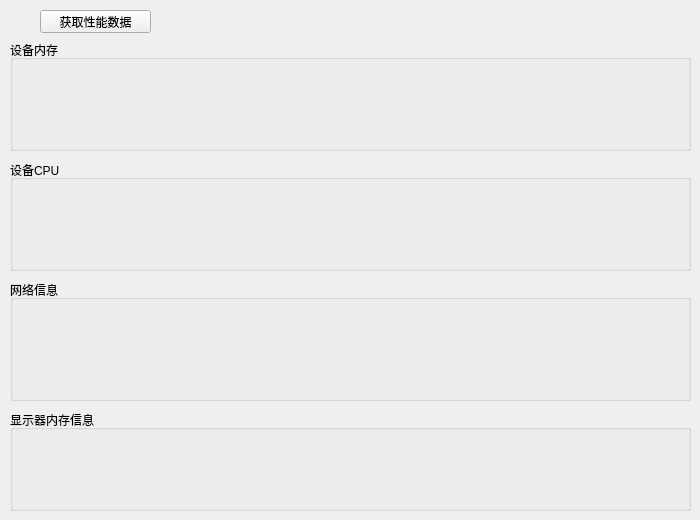
     <widget class="QWidget" name="tab_4">
      <attribute name="title">
       <string>性能测试</string>
      </attribute>
      <widget class="QPushButton" name="pushButton_12">
       <property name="geometry">
        <rect>
         <x>40</x>
         <y>10</y>
         <width>111</width>
         <height>23</height>
        </rect>
       </property>
       <property name="text">
        <string>获取性能数据</string>
       </property>
      </widget>
      <widget class="QGroupBox" name="groupBox_3">
       <property name="geometry">
        <rect>
         <x>10</x>
         <y>40</y>
         <width>681</width>
         <height>111</height>
        </rect>
       </property>
       <property name="title">
        <string>设备内存</string>
       </property>
      </widget>
      <widget class="QGroupBox" name="groupBox_4">
       <property name="geometry">
        <rect>
         <x>10</x>
         <y>160</y>
         <width>681</width>
         <height>111</height>
        </rect>
       </property>
       <property name="title">
        <string>设备CPU</string>
       </property>
      </widget>
      <widget class="QGroupBox" name="groupBox_5">
       <property name="geometry">
        <rect>
         <x>10</x>
         <y>280</y>
         <width>681</width>
         <height>121</height>
        </rect>
       </property>
       <property name="title">
        <string>网络信息</string>
       </property>
      </widget>
      <widget class="QGroupBox" name="groupBox_6">
       <property name="geometry">
        <rect>
         <x>10</x>
         <y>410</y>
         <width>681</width>
         <height>101</height>
        </rect>
       </property>
       <property name="title">
        <string>显示器内存信息</string>
       </property>
      </widget>
     </widget>
